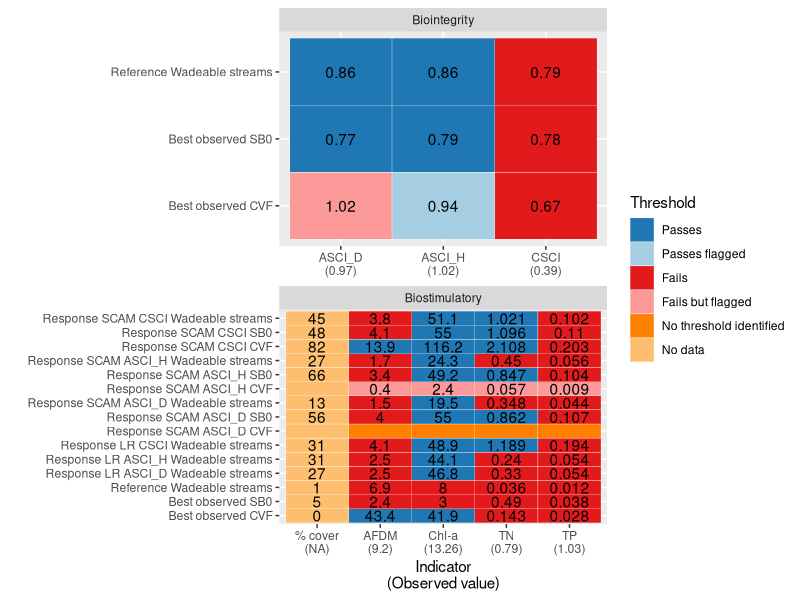

This chart was generated by the following R code:
library(tidyverse)

thresh_df<-read_csv("Data/mod_channel_thresholds.csv")

thresh_df$Indicator %>%unique()
#Example from Elder Creek
obs_df<- tibble(
  Indicator=c("CSCI","ASCI_D","ASCI_H",
              "TN","TP","Chl-a","AFDM","% cover"),
  Observed_value = c(0.39, 0.97, 1.02,
                     0.79, 1.03, 13.26, 9.2, NA_real_)
)



#Get relevant classes from user
applicable_classes<-c("Wadeable streams", #Always
                      "CVF", #optional
                      "SB0") #optional

applicable_classes %in% thresh_df$Class

#Get stringency from user
stringency_user<-c("Intermediate")

my_thresh_df<-thresh_df %>%
  filter(Class %in%applicable_classes) %>%
  filter(Stringency %in% stringency_user) %>%
  inner_join(obs_df) %>%
  mutate(Threshold_pass = case_when(
    is.na(Observed_value)~"No data",
    is.na(Threshold_value)~"No threshold identified",
    Indicator_Type == "Biointegrity" & Threshold_value > Observed_value & is.na(Flag) ~ "Fails",
    Indicator_Type == "Biointegrity" & Threshold_value <= Observed_value & is.na(Flag) ~ "Passes",
    Indicator_Type == "Biointegrity" & Threshold_value > Observed_value & !is.na(Flag) ~ "Fails but flagged",
    Indicator_Type == "Biointegrity" & Threshold_value <= Observed_value & !is.na(Flag) ~ "Passes flagged",
    
    Indicator_Type == "Biostimulatory" & Threshold_value < Observed_value & is.na(Flag) ~ "Fails",
    Indicator_Type == "Biostimulatory" & Threshold_value >= Observed_value & is.na(Flag) ~ "Passes",
    Indicator_Type == "Biostimulatory" & Threshold_value < Observed_value & !is.na(Flag) ~ "Fails but flagged",
    Indicator_Type == "Biostimulatory" & Threshold_value >= Observed_value & !is.na(Flag) ~ "Passes flagged",
    
    T~"Other"),
    obs_label = paste0(Indicator,"\n(",Observed_value,")")
  )
my_thresh_df$Threshold_pass<-factor(my_thresh_df$Threshold_pass,
                                    levels=c("Passes","Passes flagged",
                                             "Fails","Fails but flagged",
                                             "No threshold identified",
                                             "No data"))


# obs_axis_labels <- my_thresh_df %>%
#   mutate(obs_label = paste0(Indicator,"\n(",Observed_value,")")) %>%
#   select(obs_label, Indicator) %>%
#   unique()

ggplot(data=my_thresh_df, 
       aes(x=obs_label, y=Approach3))+
  geom_tile(aes(fill=Threshold_pass), color="white")+
  geom_text(aes(label=Threshold_value))+
  facet_wrap(~Indicator_Type, ncol=1, scales="free", drop = T)+
  # facet_grid(Indicator_Type~.,  scales="free", drop = T, space="free")+
  scale_fill_manual(values=c("#1f78b4", "#a6cee3","#e31a1c","#fb9a99","#ff7f00","#fdbf6f"),
                    name="Threshold"
  )+
  ylab("")+
  xlab("Indicator\n(Observed value)")
  # scale_x_discrete(labels=obs_axis_labels$obs_label)
